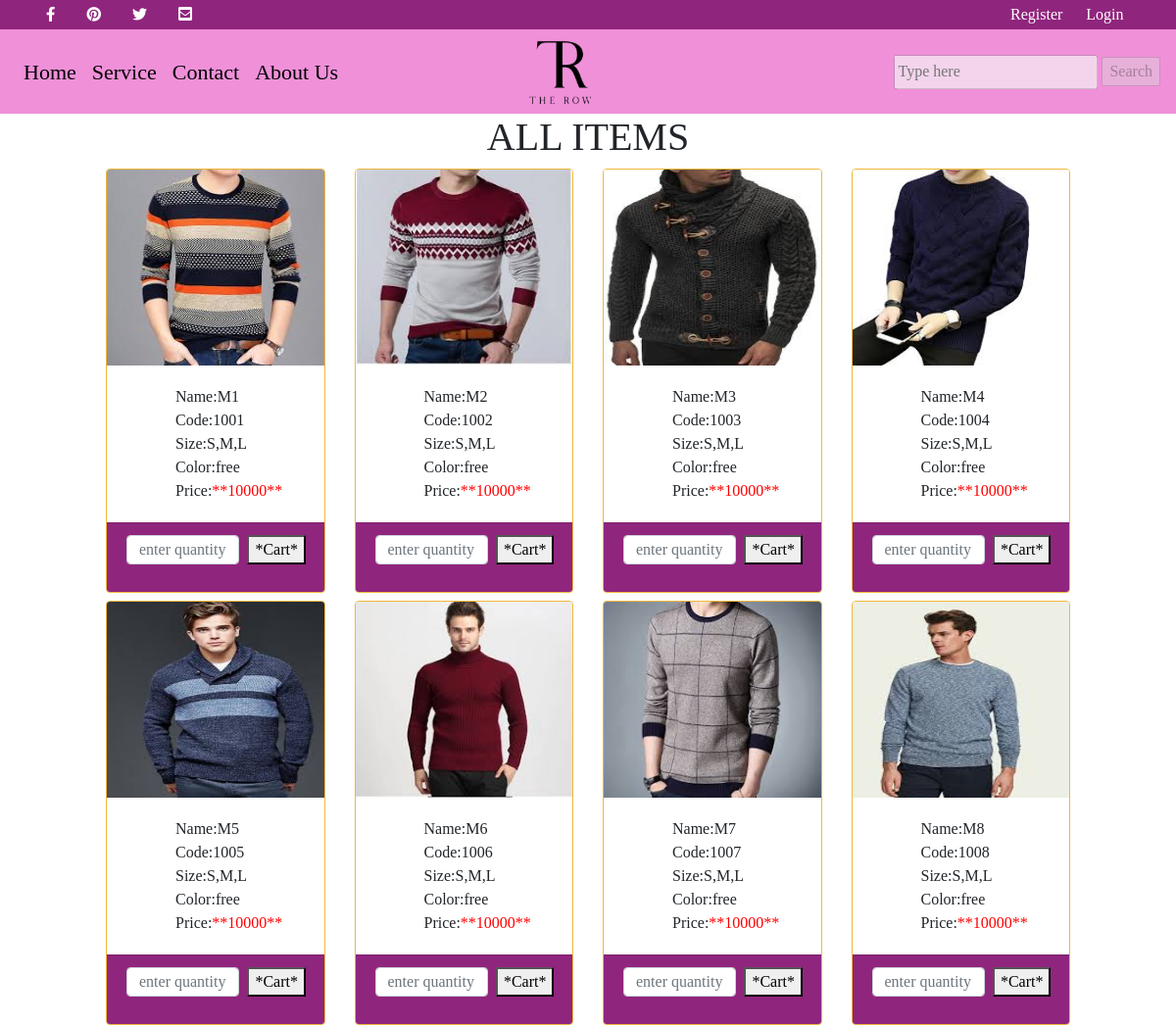
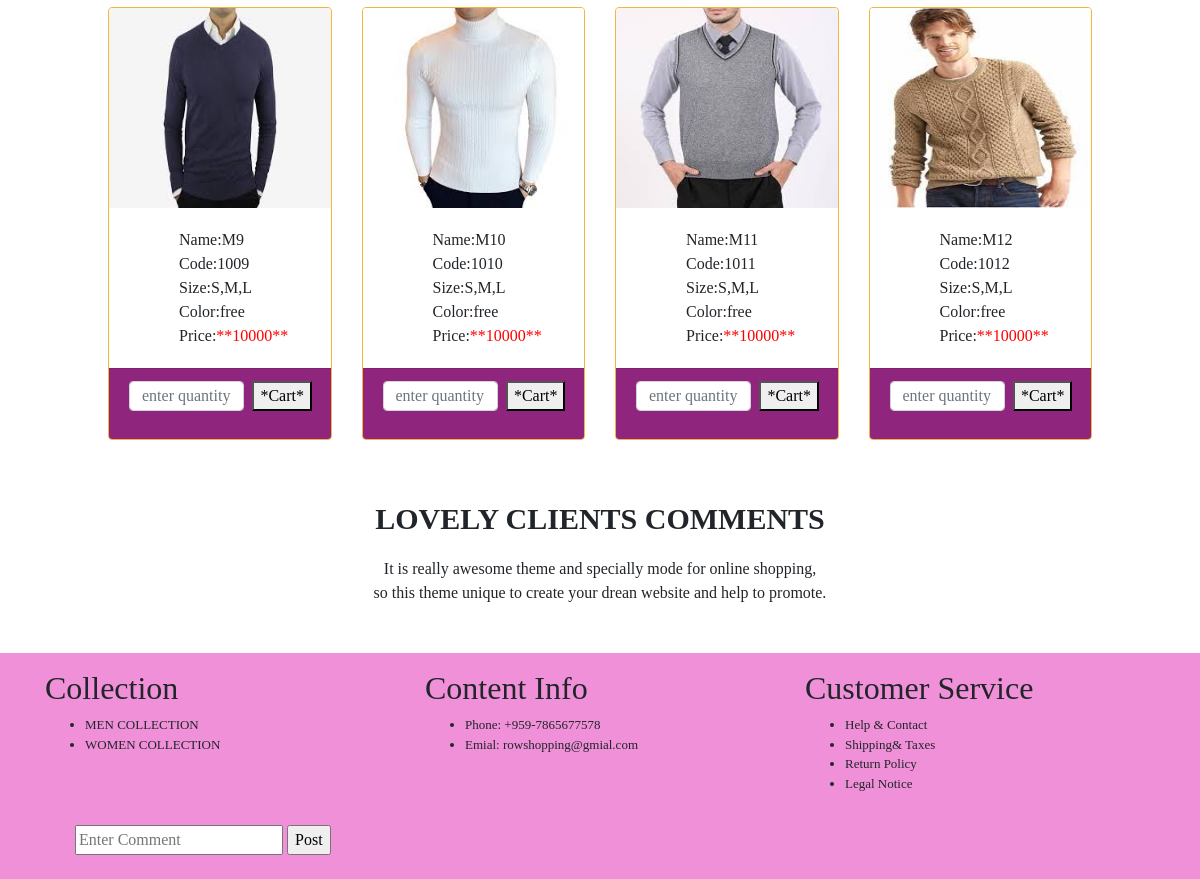
Page /item.php?id=1 on the committed database (2 pictures, top to bottom).
### tables this page shows
CREATE TABLE `item` (
  `id` int(11) NOT NULL,
  `name` varchar(255) NOT NULL,
  `photo` varchar(255) NOT NULL,
  `code` varchar(255) NOT NULL,
  `size` varchar(255) NOT NULL,
  `color` varchar(255) NOT NULL,
  `price` varchar(255) NOT NULL,
  `productid` int(11) NOT NULL
);

### include/dbconn.php (called while the page is built, shortened)
<?php
class Database
{
	private static $dbHost='localhost';
	private static $dbName='purchasersystem';
	private static $dbUserName='root';
	private static $dbPassword='';
	private static $cont=null;
	public static function connect(){
	if (null== self::$cont) {
		try{
			self::$cont=new PDO("mysql:host=".self::$dbHost.";"."dbname=".self::$dbName,self::$dbUserName,self::$dbPassword);
		}
		catch (PDOException $e){
			die($e->getMessage());
		}
	}
	return self::$cont;
}
}
?>

### model/item.php (called while the page is built, shortened)
<?php
include_once('include/dbconn.php');
class Item
{
    public function getItms($cid){
        $this->pdo = Database::connect();
             $this->pdo->setAttribute(PDO::ATTR_ERRMODE,PDO::ERRMODE_EXCEPTION);
             $sql="select * from item where productid=:cid";
             $stmt=$this->pdo->prepare($sql);
             $stmt->bindParam(':cid',$cid);
             $stmt->execute();
             $results = $stmt -> fetchAll(PDO::FETCH_ASSOC);
                 return $results;
     }
}
?>

### controller/itemcontroller.php (called while the page is built, shortened)
<?php
include_once('model/item.php');
class ItemController extends Item
{
	public function Items($cid){
    	return $this->getItms($cid);
	}
}
?>

### item.php (the view, shortened to what this page needs)
<?php
$cid=$_GET['id'];
include_once('controller/itemcontroller.php');
$itemcontroller=new ItemController();
$results=$itemcontroller->Items($cid);
?>
<!DOCTYPE html>
<html lang="en">
<head>
<link rel="stylesheet" type="text/css" href="https://cdnjs.cloudflare.com/ajax/libs/font-awesome/5.14.0/css/all.min.css ">
<link rel="stylesheet" href="https://cdnjs.cloudflare.com/ajax/libs/font-awesome/5.15.1/css/all.min.css">
<link rel="stylesheet" href="https://cdn.jsdelivr.net/npm/bootstrap@4.5.3/dist/css/bootstrap.min.css">
<link href="https://unpkg.com/aos@2.3.1/dist/aos.css" rel="stylesheet">
<link rel="stylesheet" href="css/home.css">
<link href="css/bootstrap.css" rel="stylesheet">
    </head>
    <body>
<div class="container-fluid" style="background-color:#90257D;" >
<div class="row">
    <div class="col-md-3">
        <nav class="navbar navbar-expand-sm">
            <a class="nav-link" href="www.facebook.com"><i class="fab fa-facebook-f" style="color:white;"></i></a>
            <a class="nav-link" href="www.pinterest.com"><i class="fab fa-pinterest" style="color:white;"></i></a>
            <a class="nav-link" href="www.twitter.com"><i class="fab fa-twitter" style="color:white;"></i></a>
            <a class="nav-link" href="www.email.com"><i class="fas fa-envelope-square" style="color:white;"></i></a>
        </nav>
        </div>
    <div class="col-md-3">
        <nav class="navbar navbar-expand-sm">
        </nav>
    </div>
    <div class="col-md-4">
        <nav class="navbar navbar-expand-sm"></nav>
    </div>
    <div class="col-md-2 ">
        <nav class="navbar navbar-expand-sm">
          <?php
           if(isset($_SESSION['cid'])){?>
          <div class="dropdown">
          <a class="btn text-light dropdown-toggle" href="#" role="button" id="dropdownMenuLink" data-toggle="dropdown" aria-haspopup="true" aria-expanded="false">
          <?php echo $_SESSION['name']; ?>
          </a>
        <div class="dropdown-menu" aria-labelledby="dropdownMenuLink">
          <a class="dropdown-item" href="cart.php">Order List</a>
          <a class="dropdown-item" href="logout.php">Logout</a>
        </div>
        </div>
      <?php } else{?>
        <a href="register.php"><div class=" ml-auto mt-2  mr-4 " style="height:33px;"><span style="color:white;">Register</span></div></a>
            <a href="login.php"><div class="mt-2" style="height:33px;"><span style="color:white;">Login</span></div></a>
            <?php }?>
          </nav>
</div>
    </div>
</div>
    <nav class="navbar navbar-expand-lg menu">
      <div class="collapse navbar-collapse" id="navbarSupportedContent">
      <ul class="navbar-nav mr-auto">
            <li class="nav-item active">
              <a class="nav-link" href="home.php" style="color:#000000; font-size:22px;">Home</a>
            </li>
            <li class="nav-item">
              <a class="nav-link" href="service.php" style="color:#000000; font-size:22px;">Service</a>
            </li>
            <li class="nav-item">
                <a class="nav-link" href="contact.php" style="color:#000000; font-size:22px;">Contact</a>
              </li>
            <li class="nav-item">
              <a class="nav-link" href="aboutus.php" style="color:#000000; font-size:22px;">About Us</a>
            </li>
          </ul>
          <div>
             <a href="home.php" class="img"><img src="images/imgs/rowbg.png" width="80px" height="70px"></a>
        </div>
        <form action="items.php" method="POST" >
            <input class="search" name="sear" type="text" placeholder="Type here" style="height:35px;" disabled>
            <input name="submit" type="submit" value="Search" disabled>
        </form>
        </div>
      </nav>
<h1 style="text-align: center; ">ALL ITEMS</h1>
        <div class="container">
            <div class="row mx-5">
        <?php foreach($results as $result){
?>
<div class="col-md-3 mb-2">
                <div class="card" style="border-color: #F0B73B;" id="card1">
                    <img src="backend/<?php echo $result['photo']; ?>" class="card-img-top" width="50px" height="200px" id="img1" >
                    <div class="card-body " >
                        Name:<?php echo $result['name']; ?><br>
                        Code:<?php echo $result['code']; ?><br>
                        Size:<?php echo $result['size']; ?><br>
                        Color:<?php echo $result['color']; ?><br>
                        Price:<span style="color: red">**<?php echo $result['price']; ?>**</span>
                    </div>
                    <div class="card-footer"  style=" background-color: #90257D;">
                        <form method="POST">
                        <div class="row">
                            <div class="col-md-7">
                                <div class="form-group">
                        <input type="text" name="qty"  class="form-control" placeholder="enter quantity" style="width: 115px;height: 30px;">
                        </div>
                        </div>
                        <div class="col-md-2 ">
                         <div class="form-group">
                    <button name="cart" id="cart" class="mr-5"value="<?php echo $result['id']; ?>">*Cart*</button>
                    </div>
                    </div>
                </div>
            </form>
        </div>
    </div>
    </div>
            <?php
        }
        ?>
    </div>
</div>
</body>
</html>
<?php
require("footer.php");
?>

### css/home.css (style rules this page uses)
.fab { font-size: 15px; }
.nav-link { color:black; }
.img { position: relative; left: -300px; }
.card-body { position: relative; left: 50px; }

### item.php (style rules this page uses)
body { font-family: 'Times New Roman', sans-serif; }
.navbar-expand-sm { height: 30px; }
.menu { background-color:#f090d9; }

### footer.php (style rules this page uses)
.navbar-expand-sm { height: 30px; }

### rows in the picture
item: photo (picture), name "M1", code "1001", size "S,M,L", color "free", price "10000", $result['id'] 1 (drawn)
item: photo (picture), name "M2", code "1002", size "S,M,L", color "free", price "10000", $result['id'] 2 (drawn)
item: photo (picture), name "M3", code "1003", size "S,M,L", color "free", price "10000", $result['id'] 3 (drawn)
item: photo (picture), name "M4", code "1004", size "S,M,L", color "free", price "10000", $result['id'] 4 (drawn)
item: photo (picture), name "M5", code "1005", size "S,M,L", color "free", price "10000", $result['id'] 5 (drawn)
item: photo (picture), name "M6", code "1006", size "S,M,L", color "free", price "10000", $result['id'] 6 (drawn)
item: photo (picture), name "M7", code "1007", size "S,M,L", color "free", price "10000", $result['id'] 7 (drawn)
item: photo (picture), name "M8", code "1008", size "S,M,L", color "free", price "10000", $result['id'] 8 (drawn)
item: photo (picture), name "M9", code "1009", size "S,M,L", color "free", price "10000", $result['id'] 9 (drawn)
item: photo (picture), name "M10", code "1010", size "S,M,L", color "free", price "10000", $result['id'] 10 (drawn)
item: photo (picture), name "M11", code "1011", size "S,M,L", color "free", price "10000", $result['id'] 11 (drawn)
item: photo (picture), name "M12", code "1012", size "S,M,L", color "free", price "10000", $result['id'] 12 (drawn)
